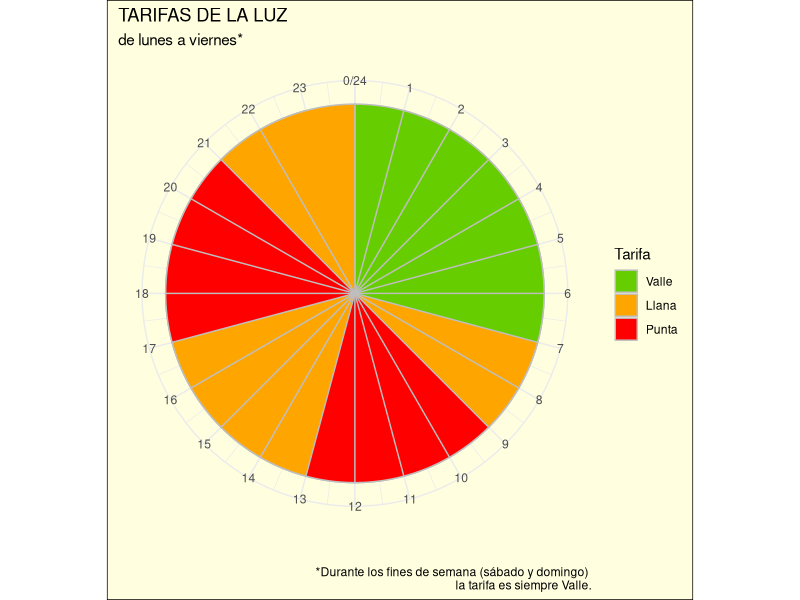
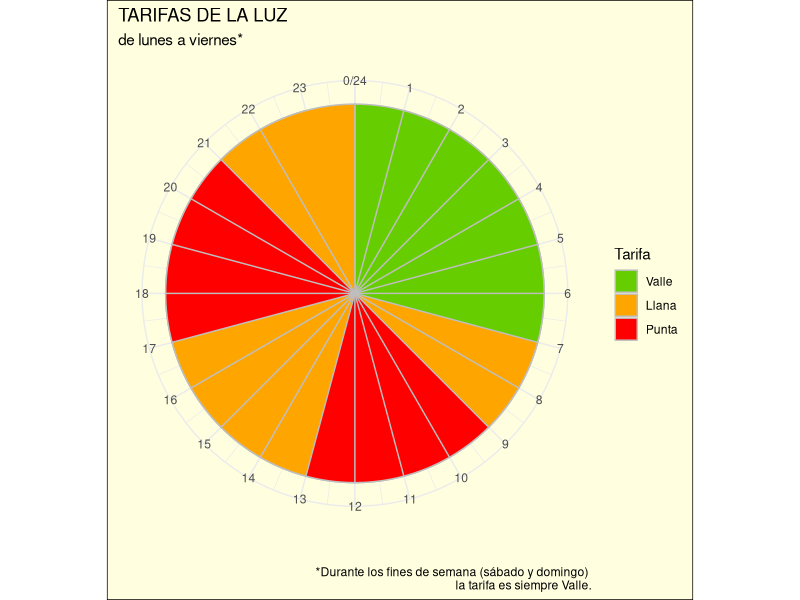
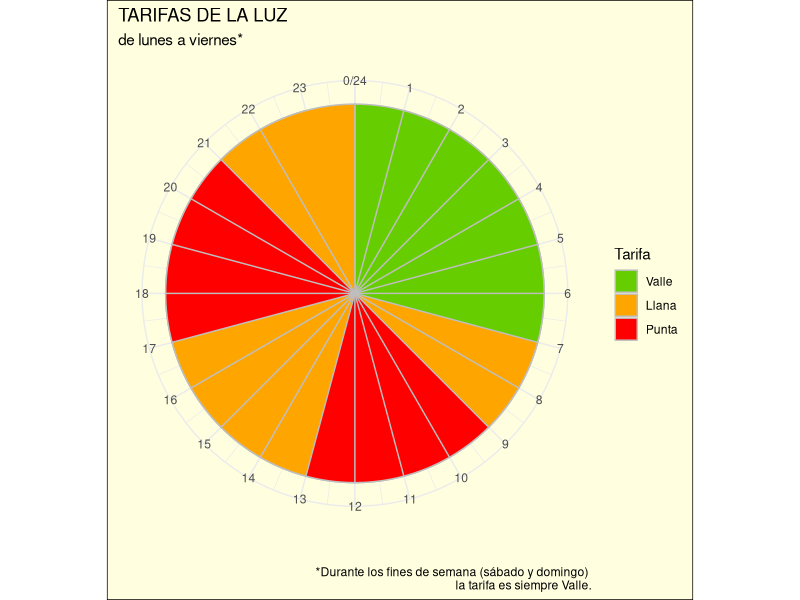

Source code (R) for these figures, in order:
# Second take
# Code adapted from https://stackoverflow.com/questions/18648115/circular-time-plots-in-r-with-stacked-rose

horas <- read.csv("tramos2.csv",
                  header = TRUE)

# Reordering factor levels for a nicer plot legend
horas$Tarifa <- factor(horas$Tarifa, levels = c("Valle", "Llana", "Punta"))

library('ggplot2')

p <- ggplot(horas, aes(x = Hora, y = 1, fill = Tarifa)) +
  geom_bar(width = 2, colour = 'grey', stat = 'identity') +
  theme_minimal() +
  theme(axis.text.y = element_blank(),
        axis.title.y = element_blank(),
        plot.background = element_rect(fill = "lightyellow")) + # Background colour
  scale_fill_manual(values = c("chartreuse3", "orange", "red")) + # Colours for factors
  coord_polar(start = 0) +
  scale_x_continuous("", limits = c(0,24), breaks = seq(0,24), labels = seq(0,24)) +
  labs(title = "TARIFAS DE LA LUZ",
       subtitle = "de lunes a viernes*",
       caption = "*Durante los fines de semana (sábado y domingo) \nla tarifa es siempre Valle.")

p

# Create results directory
if (!(dir.exists("results"))) {
  dir.create("results")
}

# Save as files
## Width and height found by trial and error to avoid printing the limits of the graph
## pdf format is way lighter than png
ggsave("results/tarifas.pdf", p, width = 4.7, height = 4.78)
ggsave("results/tarifas.png", p, width = 4.7, height = 4.78)
